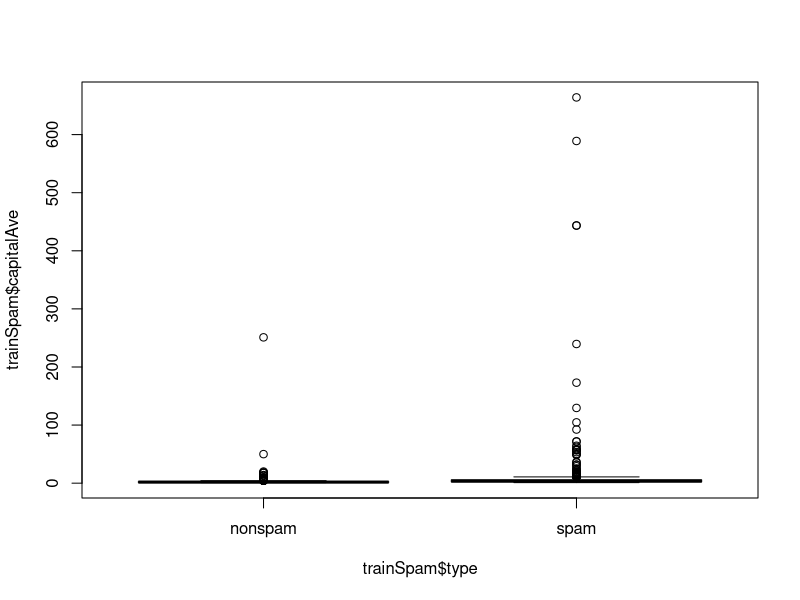
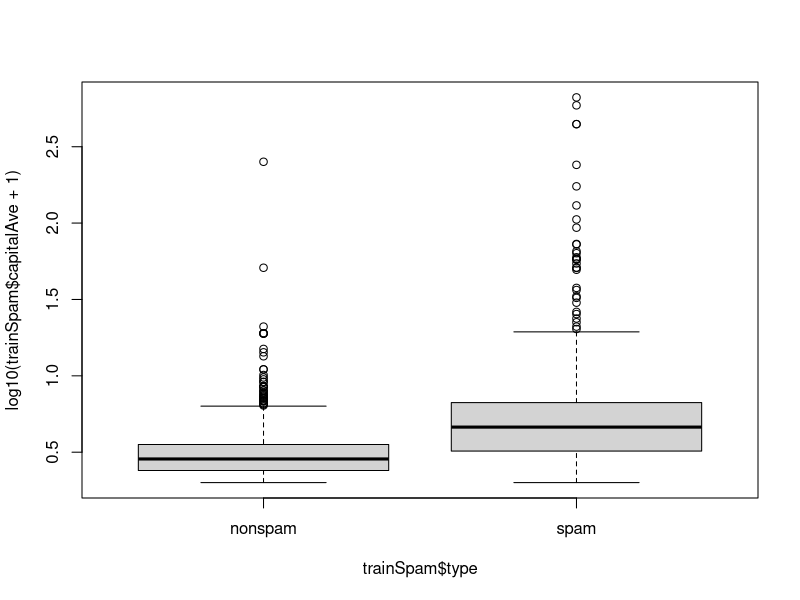
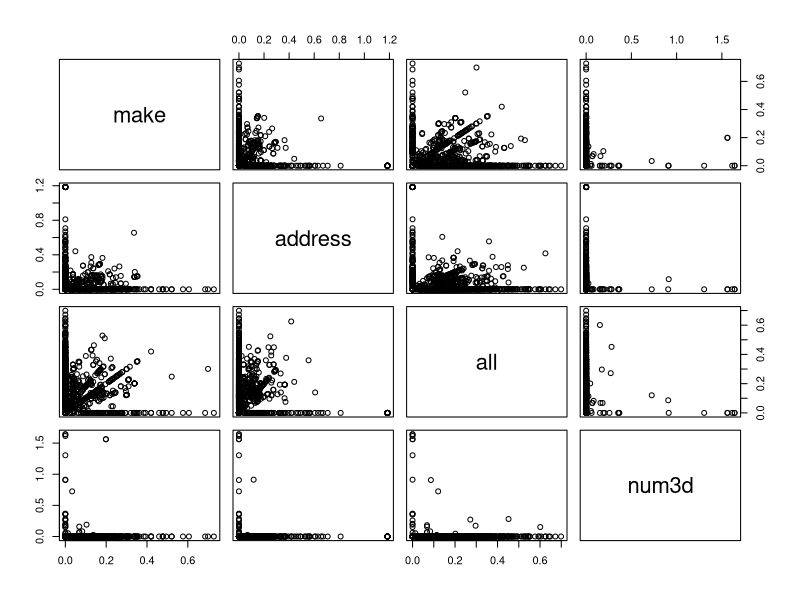
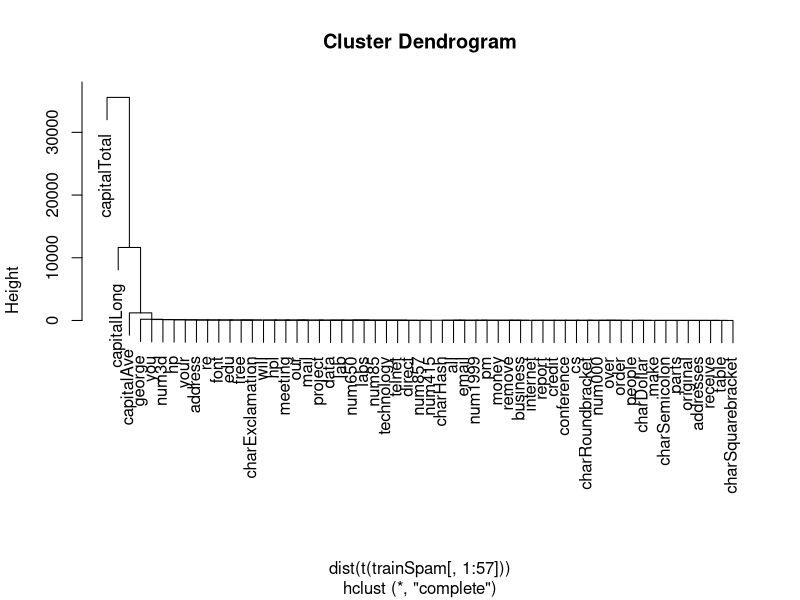
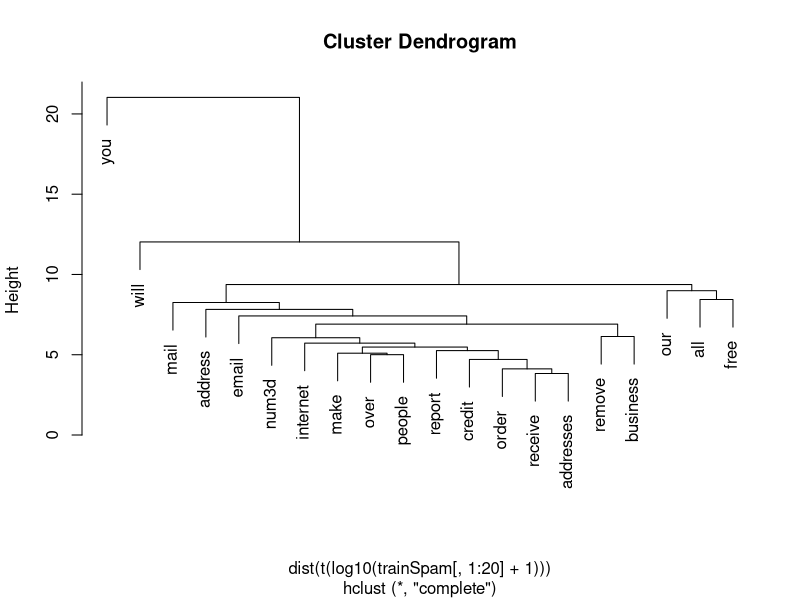

Recreate these plots in R, in order.
# Sweave: main web site http://www.statistik.lmu.de/~leisch/Sweave
# knitr: main web site http://yihui.name/knitr/

# http://search.r-project.org/library/kernlab/html/spam.html
install.packages("kernlab")
library(kernlab)
data("spam")
head(spam)
str(spam[,1:5])
# Perform the subsetting
set.seed(3435)
trainIndicator = rbinom(4601, size = 1, prob = 0.5)
trainIndicator[1:20]
table(trainIndicator)
trainSpam <- spam[trainIndicator == 1,]
testSpam <- spam[trainIndicator == 0,]
names(trainSpam)
table(trainSpam$type)
plot(trainSpam$capitalAve ~ trainSpam$type)
plot(log10(trainSpam$capitalAve + 1) ~ trainSpam$type)
plot(log10(trainSpam[,1:4] + 1))
hClust = hclust(dist(t(trainSpam[,1:57])))
plot(hClust)
hClustUpdated = hclust(dist(t(log10(trainSpam[,1:20] +1))))
plot(hClustUpdated)
# statistical prediction and modeling
trainSpam$numType <-  as.numeric(trainSpam$type) - 1
costFunction <-  function(x,y) {sum(x != (y > 0.5))}
cvError <- rep(NA,55) 
library(boot)
for (i in 1:55) {
  lmFormula <-  reformulate(names(trainSpam)[i], response = "numType")
  glmFit <- glm(lmFormula, family = "binomial", data = trainSpam)
  cvError[i] <- cv.glm(trainSpam, glmFit, costFunction, 2)$delta[2]
}
names(trainSpam)[which.min(cvError)]
# Use the best model from the group
predictionModel <- glm(numType ~ charDollar, family = "binomial", data = trainSpam)
# Get prediction on the thest set
predictionTest <- predict(predictionModel, testSpam)
predictedSpam <- rep("nonspam", dim(testSpam)[1])
# Classify as spam those with prob > 0.5
predictedSpam[predictionModel$fitted > 0.5] <- "spam"
# Classification table
table(predictedSpam, testSpam$type)
# Error rate
(61 + 458) / (1346 + 458 + 61 + 449)
